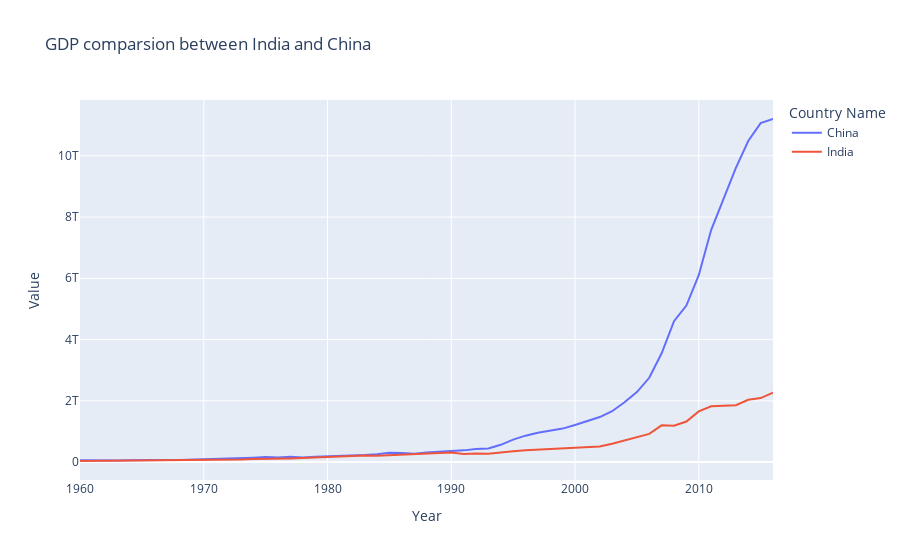

The code cell stored with this chart in its notebook:
### Code cell
fig = px.line(d, x = 'Year',y = 'Value',title ='GDP comparsion between India and China',color = 'Country Name')
fig
